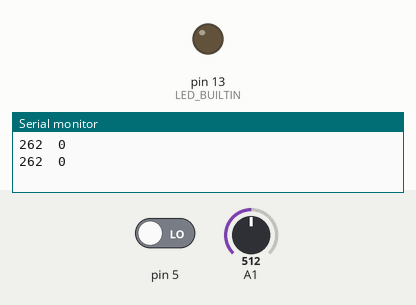
Recording of a sketch running on a simulated Arduino Uno, built with avr-gcc and run on an emulated ATmega328P. Shown: output pins drawn as LEDs (lit = HIGH), the last lines printed to the serial monitor. Inputs (shaded band) come from the test bench; at power-on: pin 5 LOW, A1 = 512.

Above: at 1.8 s.
1.9 s: pin 5 driven HIGH
At 2.3 s:
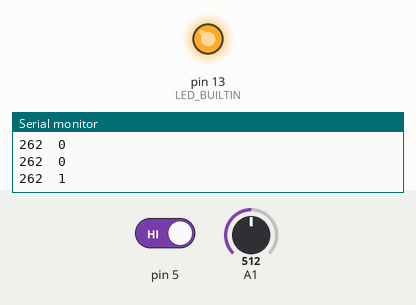
3.5 s: pin 5 driven LOW
At 5.1 s:
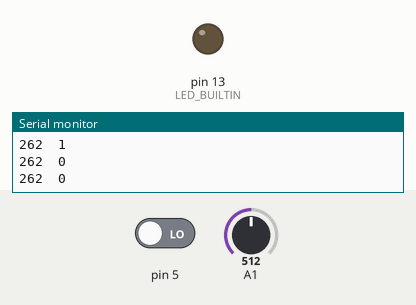
Timing chart, 0 to 6.6 s (numbered marks = the images above; inputs shaded):
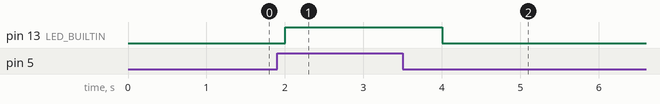

Measured:
- after the input at 1.9 s, pin 13 (LED_BUILTIN): LOW → HIGH after 0.10 s
- after the input at 3.5 s, pin 13 (LED_BUILTIN): HIGH → LOW after 0.50 s

The sketch:

arduino-raspi_uart_security_system_for_pen.ino
```cpp
byte photoPin = A0;

void setup() {
    Serial.begin(9600);
    pinMode(photoPin, INPUT);
    pinMode(5, INPUT);
    pinMode(13, OUTPUT);

}

void loop() {
  int adjustment = 250;
  int pressure_sensor = analogRead(A1) - adjustment;
  int motion_sensor = digitalRead(5);
  Serial.print(pressure_sensor);
  Serial.print("  ");
  Serial.println(motion_sensor);
  if ((pressure_sensor<380) && (motion_sensor==1))
  {
    digitalWrite(LED_BUILTIN, HIGH);
  }
  else {
    digitalWrite(LED_BUILTIN, LOW);
  }
  delay(1000);
}
```
